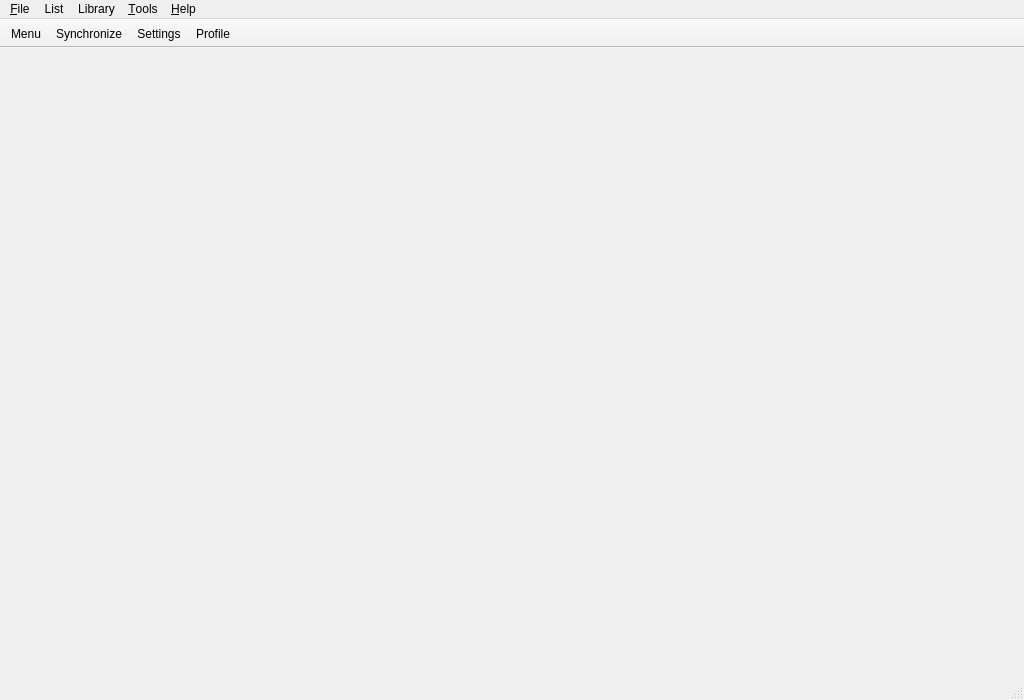
<?xml version="1.0" encoding="UTF-8"?>
<ui version="4.0">
 <class>MainWindow</class>
 <widget class="QMainWindow" name="MainWindow">
  <property name="geometry">
   <rect>
    <x>0</x>
    <y>0</y>
    <width>1024</width>
    <height>700</height>
   </rect>
  </property>
  <property name="minimumSize">
   <size>
    <width>320</width>
    <height>240</height>
   </size>
  </property>
  <property name="windowTitle">
   <string>Taiga</string>
  </property>
  <widget class="QWidget" name="centralWidget">
   <layout class="QVBoxLayout" name="verticalLayout">
    <property name="spacing">
     <number>0</number>
    </property>
    <property name="leftMargin">
     <number>0</number>
    </property>
    <property name="topMargin">
     <number>0</number>
    </property>
    <property name="rightMargin">
     <number>0</number>
    </property>
    <property name="bottomMargin">
     <number>0</number>
    </property>
    <item>
     <widget class="QSplitter" name="splitter">
      <property name="orientation">
       <enum>Qt::Orientation::Horizontal</enum>
      </property>
      <property name="handleWidth">
       <number>1</number>
      </property>
      <property name="childrenCollapsible">
       <bool>false</bool>
      </property>
      <widget class="QStackedWidget" name="stackedWidget">
       <property name="currentIndex">
        <number>2</number>
       </property>
       <widget class="QWidget" name="homePage"/>
       <widget class="QWidget" name="searchPage"/>
       <widget class="QWidget" name="listPage"/>
       <widget class="QWidget" name="historyPage"/>
       <widget class="QWidget" name="libraryPage"/>
       <widget class="QWidget" name="torrentsPage"/>
       <widget class="QWidget" name="profilePage"/>
      </widget>
     </widget>
    </item>
   </layout>
  </widget>
  <widget class="QMenuBar" name="menubar">
   <property name="geometry">
    <rect>
     <x>0</x>
     <y>0</y>
     <width>1024</width>
     <height>33</height>
    </rect>
   </property>
   <widget class="QMenu" name="menuFile">
    <property name="title">
     <string>&amp;File</string>
    </property>
    <addaction name="actionExit"/>
   </widget>
   <widget class="QMenu" name="menuList">
    <property name="title">
     <string>List</string>
    </property>
    <widget class="QMenu" name="menuExport">
     <property name="title">
      <string>Export</string>
     </property>
     <addaction name="actionExportListAsMarkdown"/>
     <addaction name="actionExportListAsMyAnimeListXML"/>
    </widget>
    <addaction name="actionSynchronize"/>
    <addaction name="separator"/>
    <addaction name="menuExport"/>
   </widget>
   <widget class="QMenu" name="menuTools">
    <property name="title">
     <string>&amp;Tools</string>
    </property>
    <addaction name="actionToggleDetection"/>
    <addaction name="actionToggleSharing"/>
    <addaction name="actionToggleSynchronization"/>
    <addaction name="separator"/>
    <addaction name="actionProfile"/>
    <addaction name="separator"/>
    <addaction name="actionSettings"/>
   </widget>
   <widget class="QMenu" name="menuHelp">
    <property name="title">
     <string>&amp;Help</string>
    </property>
    <addaction name="actionSupport"/>
    <addaction name="separator"/>
    <addaction name="actionCheckForUpdates"/>
    <addaction name="actionDonate"/>
    <addaction name="separator"/>
    <addaction name="actionAbout"/>
   </widget>
   <widget class="QMenu" name="menuLibrary">
    <property name="title">
     <string>Library</string>
    </property>
    <widget class="QMenu" name="menuLibraryFolders">
     <property name="title">
      <string>Folders</string>
     </property>
     <addaction name="actionAddNewFolder"/>
    </widget>
    <addaction name="menuLibraryFolders"/>
    <addaction name="actionScanAvailableEpisodes"/>
    <addaction name="separator"/>
    <addaction name="actionPlayNextEpisode"/>
    <addaction name="actionPlayRandomAnime"/>
   </widget>
   <addaction name="menuFile"/>
   <addaction name="menuList"/>
   <addaction name="menuLibrary"/>
   <addaction name="menuTools"/>
   <addaction name="menuHelp"/>
  </widget>
  <widget class="QStatusBar" name="statusbar"/>
  <widget class="QToolBar" name="toolbar">
   <property name="windowTitle">
    <string>toolBar</string>
   </property>
   <property name="movable">
    <bool>false</bool>
   </property>
   <property name="allowedAreas">
    <set>Qt::ToolBarArea::TopToolBarArea</set>
   </property>
   <property name="floatable">
    <bool>false</bool>
   </property>
   <attribute name="toolBarArea">
    <enum>TopToolBarArea</enum>
   </attribute>
   <attribute name="toolBarBreak">
    <bool>false</bool>
   </attribute>
   <addaction name="actionMenu"/>
   <addaction name="actionSynchronize"/>
   <addaction name="actionSettings"/>
   <addaction name="actionProfile"/>
  </widget>
  <action name="actionAddNewFolder">
   <property name="text">
    <string>Add new folder...</string>
   </property>
  </action>
  <action name="actionScanAvailableEpisodes">
   <property name="text">
    <string>Scan available episodes</string>
   </property>
  </action>
  <action name="actionPlayNextEpisode">
   <property name="text">
    <string>Play next episode</string>
   </property>
   <property name="shortcut">
    <string>Ctrl+N</string>
   </property>
  </action>
  <action name="actionPlayRandomAnime">
   <property name="text">
    <string>Play random anime</string>
   </property>
   <property name="shortcut">
    <string>Ctrl+R</string>
   </property>
  </action>
  <action name="actionExit">
   <property name="text">
    <string>E&amp;xit</string>
   </property>
   <property name="menuRole">
    <enum>QAction::MenuRole::QuitRole</enum>
   </property>
  </action>
  <action name="actionSynchronize">
   <property name="text">
    <string>Synchronize</string>
   </property>
   <property name="toolTip">
    <string>Synchronize</string>
   </property>
   <property name="shortcut">
    <string>Ctrl+S</string>
   </property>
  </action>
  <action name="actionAbout">
   <property name="text">
    <string>About Taiga</string>
   </property>
   <property name="menuRole">
    <enum>QAction::MenuRole::AboutRole</enum>
   </property>
  </action>
  <action name="actionDonate">
   <property name="text">
    <string>Donate</string>
   </property>
   <property name="statusTip">
    <string>:3</string>
   </property>
  </action>
  <action name="actionSupport">
   <property name="text">
    <string>Support</string>
   </property>
   <property name="shortcut">
    <string>F1</string>
   </property>
  </action>
  <action name="actionCheckForUpdates">
   <property name="enabled">
    <bool>false</bool>
   </property>
   <property name="text">
    <string>Check for updates</string>
   </property>
  </action>
  <action name="actionSettings">
   <property name="text">
    <string>Settings</string>
   </property>
   <property name="menuRole">
    <enum>QAction::MenuRole::PreferencesRole</enum>
   </property>
  </action>
  <action name="actionLibraryFolders">
   <property name="text">
    <string>Library folders</string>
   </property>
   <property name="menuRole">
    <enum>QAction::MenuRole::NoRole</enum>
   </property>
  </action>
  <action name="actionToggleStatusbar">
   <property name="checkable">
    <bool>true</bool>
   </property>
   <property name="checked">
    <bool>true</bool>
   </property>
   <property name="text">
    <string>Show statusbar</string>
   </property>
   <property name="menuRole">
    <enum>QAction::MenuRole::NoRole</enum>
   </property>
  </action>
  <action name="actionToggleNowPlaying">
   <property name="checkable">
    <bool>true</bool>
   </property>
   <property name="checked">
    <bool>true</bool>
   </property>
   <property name="text">
    <string>Show Now Playing</string>
   </property>
   <property name="menuRole">
    <enum>QAction::MenuRole::NoRole</enum>
   </property>
  </action>
  <action name="actionToggleDetection">
   <property name="checkable">
    <bool>true</bool>
   </property>
   <property name="checked">
    <bool>true</bool>
   </property>
   <property name="text">
    <string>Enable detection</string>
   </property>
   <property name="toolTip">
    <string>Enable detection</string>
   </property>
  </action>
  <action name="actionToggleSharing">
   <property name="checkable">
    <bool>true</bool>
   </property>
   <property name="checked">
    <bool>true</bool>
   </property>
   <property name="text">
    <string>Enable sharing</string>
   </property>
  </action>
  <action name="actionToggleSynchronization">
   <property name="checkable">
    <bool>true</bool>
   </property>
   <property name="checked">
    <bool>true</bool>
   </property>
   <property name="text">
    <string>Enable synchronization</string>
   </property>
  </action>
  <action name="actionExportListAsMyAnimeListXML">
   <property name="text">
    <string>Export anime list as MyAnimeList XML...</string>
   </property>
  </action>
  <action name="actionExportListAsMarkdown">
   <property name="text">
    <string>Export anime list as Markdown...</string>
   </property>
  </action>
  <action name="actionTest">
   <property name="text">
    <string>Test</string>
   </property>
  </action>
  <action name="actionMenu">
   <property name="text">
    <string>Menu</string>
   </property>
   <property name="toolTip">
    <string>Menu</string>
   </property>
   <property name="menuRole">
    <enum>QAction::MenuRole::TextHeuristicRole</enum>
   </property>
  </action>
  <action name="actionProfile">
   <property name="text">
    <string>Profile</string>
   </property>
   <property name="toolTip">
    <string>Profile</string>
   </property>
   <property name="menuRole">
    <enum>QAction::MenuRole::TextHeuristicRole</enum>
   </property>
  </action>
  <action name="actionBack">
   <property name="text">
    <string>Back</string>
   </property>
   <property name="shortcut">
    <string>Alt+Left</string>
   </property>
   <property name="menuRole">
    <enum>QAction::MenuRole::NoRole</enum>
   </property>
  </action>
  <action name="actionForward">
   <property name="text">
    <string>Forward</string>
   </property>
   <property name="shortcut">
    <string>Alt+Right</string>
   </property>
   <property name="menuRole">
    <enum>QAction::MenuRole::NoRole</enum>
   </property>
  </action>
  <action name="actionDisplayWindow">
   <property name="text">
    <string>&amp;Open Taiga</string>
   </property>
   <property name="menuRole">
    <enum>QAction::MenuRole::NoRole</enum>
   </property>
  </action>
 </widget>
 <resources/>
 <connections/>
</ui>
